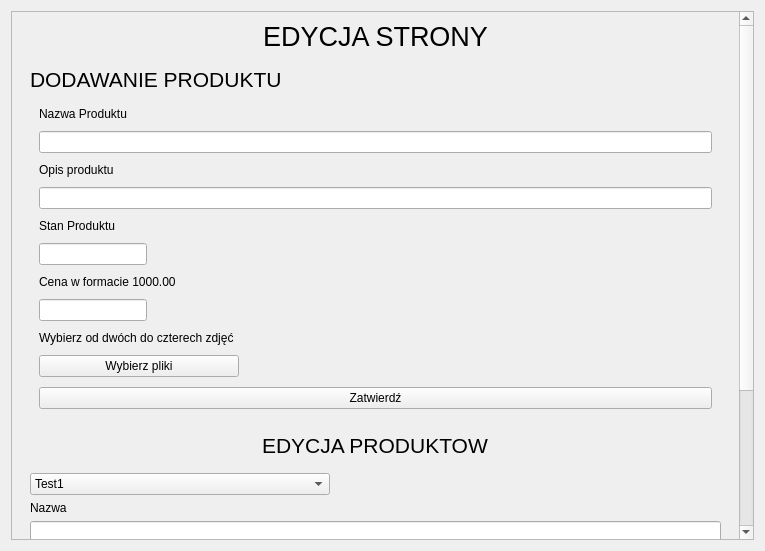
<?xml version="1.0" encoding="UTF-8"?>
<ui version="4.0">
 <class>Form</class>
 <widget class="QWidget" name="Form">
  <property name="windowModality">
   <enum>Qt::WindowModality::WindowModal</enum>
  </property>
  <property name="geometry">
   <rect>
    <x>0</x>
    <y>0</y>
    <width>765</width>
    <height>551</height>
   </rect>
  </property>
  <property name="acceptDrops">
   <bool>true</bool>
  </property>
  <property name="windowTitle">
   <string>Form</string>
  </property>
  <property name="whatsThis">
   <string>&lt;html&gt;&lt;head/&gt;&lt;body&gt;&lt;p&gt;Edycja skelpu&lt;/p&gt;&lt;p&gt;&lt;br/&gt;&lt;/p&gt;&lt;/body&gt;&lt;/html&gt;</string>
  </property>
  <property name="autoFillBackground">
   <bool>true</bool>
  </property>
  <layout class="QVBoxLayout" name="verticalLayout">
   <item>
    <widget class="QScrollArea" name="scrollArea">
     <property name="widgetResizable">
      <bool>true</bool>
     </property>
     <widget class="QWidget" name="scrollAreaWidgetContents_2">
      <property name="geometry">
       <rect>
        <x>0</x>
        <y>-219</y>
        <width>733</width>
        <height>750</height>
       </rect>
      </property>
      <layout class="QVBoxLayout" name="verticalLayout_4">
       <item>
        <widget class="QLabel" name="label">
         <property name="font">
          <font>
           <pointsize>20</pointsize>
          </font>
         </property>
         <property name="text">
          <string>EDYCJA STRONY</string>
         </property>
         <property name="alignment">
          <set>Qt::AlignmentFlag::AlignCenter</set>
         </property>
        </widget>
       </item>
       <item>
        <widget class="QWidget" name="widget" native="true">
         <layout class="QVBoxLayout" name="verticalLayout_2">
          <item>
           <widget class="QLabel" name="label_2">
            <property name="sizePolicy">
             <sizepolicy hsizetype="Minimum" vsizetype="Preferred">
              <horstretch>0</horstretch>
              <verstretch>0</verstretch>
             </sizepolicy>
            </property>
            <property name="font">
             <font>
              <pointsize>16</pointsize>
             </font>
            </property>
            <property name="text">
             <string>DODAWANIE PRODUKTU</string>
            </property>
           </widget>
          </item>
          <item>
           <widget class="QWidget" name="form" native="true">
            <property name="sizePolicy">
             <sizepolicy hsizetype="Preferred" vsizetype="Maximum">
              <horstretch>0</horstretch>
              <verstretch>0</verstretch>
             </sizepolicy>
            </property>
            <layout class="QFormLayout" name="formLayout">
             <property name="horizontalSpacing">
              <number>20</number>
             </property>
             <property name="verticalSpacing">
              <number>10</number>
             </property>
             <item row="0" column="0">
              <widget class="QLabel" name="label_3">
               <property name="text">
                <string>Nazwa Produktu</string>
               </property>
              </widget>
             </item>
             <item row="2" column="0">
              <widget class="QLabel" name="label_4">
               <property name="text">
                <string>Opis produktu</string>
               </property>
              </widget>
             </item>
             <item row="3" column="0" colspan="2">
              <widget class="QLineEdit" name="DodawanieOpis">
               <property name="sizePolicy">
                <sizepolicy hsizetype="Expanding" vsizetype="MinimumExpanding">
                 <horstretch>0</horstretch>
                 <verstretch>0</verstretch>
                </sizepolicy>
               </property>
              </widget>
             </item>
             <item row="4" column="0">
              <widget class="QLabel" name="label_5">
               <property name="text">
                <string>Stan Produktu</string>
               </property>
              </widget>
             </item>
             <item row="5" column="0">
              <widget class="QLineEdit" name="DodawanieStan"/>
             </item>
             <item row="8" column="0">
              <widget class="QLabel" name="label_6">
               <property name="text">
                <string>Wybierz od dwóch do czterech zdjęć</string>
               </property>
              </widget>
             </item>
             <item row="9" column="0" colspan="2">
              <widget class="QPushButton" name="DodawanieZdjecia">
               <property name="sizePolicy">
                <sizepolicy hsizetype="Maximum" vsizetype="Minimum">
                 <horstretch>0</horstretch>
                 <verstretch>0</verstretch>
                </sizepolicy>
               </property>
               <property name="maximumSize">
                <size>
                 <width>200</width>
                 <height>203</height>
                </size>
               </property>
               <property name="text">
                <string>Wybierz pliki</string>
               </property>
              </widget>
             </item>
             <item row="1" column="0" colspan="2">
              <widget class="QLineEdit" name="DodawanieNazwa"/>
             </item>
             <item row="6" column="0">
              <widget class="QLabel" name="label_7">
               <property name="text">
                <string>Cena w formacie 1000.00</string>
               </property>
              </widget>
             </item>
             <item row="7" column="0">
              <widget class="QLineEdit" name="DodawanieCena">
               <property name="text">
                <string/>
               </property>
              </widget>
             </item>
             <item row="10" column="0" colspan="2">
              <widget class="QPushButton" name="DodawanieZatwierdz">
               <property name="sizePolicy">
                <sizepolicy hsizetype="Preferred" vsizetype="Maximum">
                 <horstretch>0</horstretch>
                 <verstretch>0</verstretch>
                </sizepolicy>
               </property>
               <property name="text">
                <string>Zatwierdź</string>
               </property>
              </widget>
             </item>
            </layout>
           </widget>
          </item>
         </layout>
        </widget>
       </item>
       <item alignment="Qt::AlignmentFlag::AlignHCenter">
        <widget class="QLabel" name="label_8">
         <property name="font">
          <font>
           <pointsize>16</pointsize>
          </font>
         </property>
         <property name="text">
          <string>EDYCJA PRODUKTOW</string>
         </property>
        </widget>
       </item>
       <item>
        <widget class="QWidget" name="widget_2" native="true">
         <layout class="QVBoxLayout" name="verticalLayout_3">
          <item>
           <widget class="QComboBox" name="EditSelect">
            <property name="sizePolicy">
             <sizepolicy hsizetype="Minimum" vsizetype="Fixed">
              <horstretch>0</horstretch>
              <verstretch>0</verstretch>
             </sizepolicy>
            </property>
            <property name="maximumSize">
             <size>
              <width>300</width>
              <height>16777215</height>
             </size>
            </property>
            <item>
             <property name="text">
              <string>Test1</string>
             </property>
            </item>
           </widget>
          </item>
          <item>
           <widget class="QLabel" name="label_9">
            <property name="text">
             <string>Nazwa</string>
            </property>
           </widget>
          </item>
          <item>
           <widget class="QLineEdit" name="EditName"/>
          </item>
          <item>
           <widget class="QLabel" name="label_10">
            <property name="text">
             <string>Opis</string>
            </property>
           </widget>
          </item>
          <item>
           <widget class="QLineEdit" name="EditDesc">
            <property name="text">
             <string>Produkt 1</string>
            </property>
           </widget>
          </item>
          <item>
           <widget class="QLabel" name="label_11">
            <property name="text">
             <string>Stan</string>
            </property>
           </widget>
          </item>
          <item>
           <widget class="QLineEdit" name="EditStock">
            <property name="sizePolicy">
             <sizepolicy hsizetype="Maximum" vsizetype="Fixed">
              <horstretch>0</horstretch>
              <verstretch>0</verstretch>
             </sizepolicy>
            </property>
           </widget>
          </item>
          <item>
           <widget class="QLabel" name="label_12">
            <property name="text">
             <string>Cena (taki sam format</string>
            </property>
           </widget>
          </item>
          <item>
           <widget class="QLineEdit" name="EditPrice">
            <property name="sizePolicy">
             <sizepolicy hsizetype="Maximum" vsizetype="Fixed">
              <horstretch>0</horstretch>
              <verstretch>0</verstretch>
             </sizepolicy>
            </property>
           </widget>
          </item>
          <item>
           <widget class="QPushButton" name="EditSubmit">
            <property name="text">
             <string>Zatwierdź edycje produktu</string>
            </property>
           </widget>
          </item>
         </layout>
        </widget>
       </item>
      </layout>
     </widget>
    </widget>
   </item>
  </layout>
 </widget>
 <resources/>
 <connections/>
</ui>
